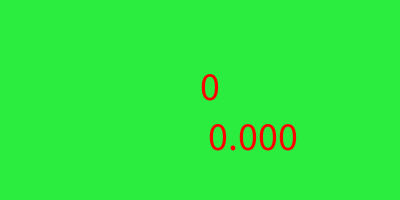
Frame 1 (no input)
Frame 60 (the mouse pressed at the canvas centre just before this capture): identical to frame 1, image omitted
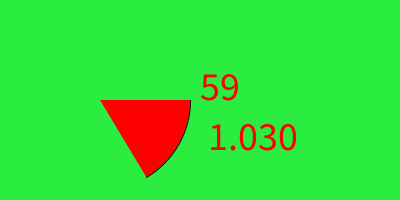
Frame 120 (the mouse held since frame 60 and released just before this capture)

The Processing sketch that drew these frames (run headless with seeded random() and noise(); from frame 60 on, the mouse is pressed at the canvas centre):

// Processing sketch: week16_2
// ── week16_2.pde
void setup(){
   size(400,200);
   fill(255,0,0);
   textSize(40);
}
int degree=0;
void draw(){
   background(43,237,64);
   float stop=radians(degree);
   text(degree,200,100);
   text(stop,200,150);
   arc(100,100,180,180,0,stop);
   if(mousePressed) degree++;
}
